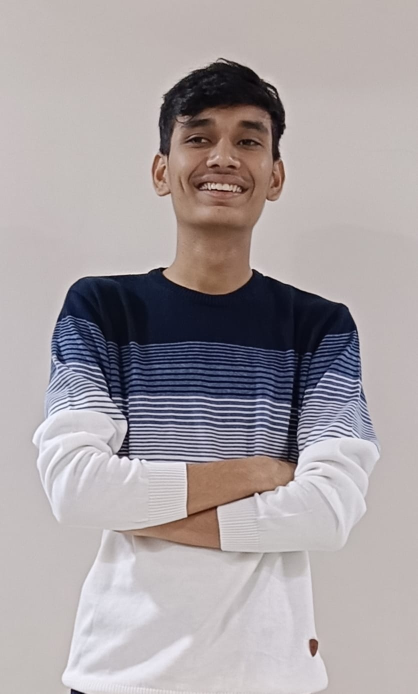
#> input picture images/My_photo.jpg, 835 x 1387 px, found by its file name (shown at 1/2 size)
$ python phase1_basic_slicing.py
#> lines starting #> are read from the running program, lines starting #| are printed output that depends on the picture
import cv2
import numpy as np

img = cv2.imread("images/My_photo.jpg", 1)
#> img is the input picture: shape (1387, 835, 3); mean B, G, R 163.3, 160.9, 168.1
img = cv2.resize(img, (0,0), fx=0.3, fy=0.3)
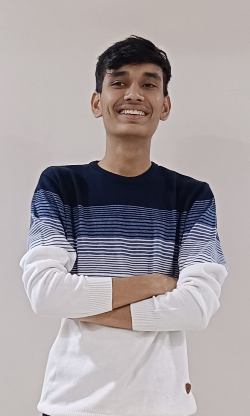
#> img: shape (416, 250, 3); mean B, G, R 163.2, 160.8, 168

print("Shape:", img.shape)
#| Shape: (416, 250, 3)
print("Dtype:", img.dtype)
#| Dtype: uint8
h,w = img.shape[:2]
#> h = 416; w = 250

top_left = img[:h//2,:w//2]
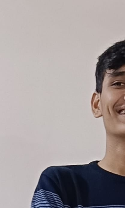
#> top_left: shape (208, 125, 3); mean B, G, R 155.8, 155.6, 163.4
top_right = img[:h//2,w//2:]
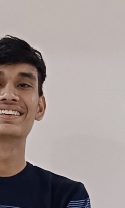
#> top_right: shape (208, 125, 3); mean B, G, R 144.5, 146.4, 157.4
bottom_left = img[h//2:, :w//2]
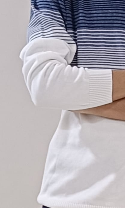
#> bottom_left: shape (208, 125, 3); mean B, G, R 181.3, 175.1, 179.3
bottom_right = img[h//2:, w//2:]
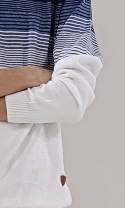
#> bottom_right: shape (208, 125, 3); mean B, G, R 171.4, 166, 171.8

cv2.imshow("Original", img)
cv2.imshow("Top Left", top_left)
cv2.imshow("Top right", top_right)
cv2.imshow("Bottom Left", bottom_left)
cv2.imshow("Bottom Right", bottom_right)


cv2.waitKey(0)
cv2.destroyAllWindows()
